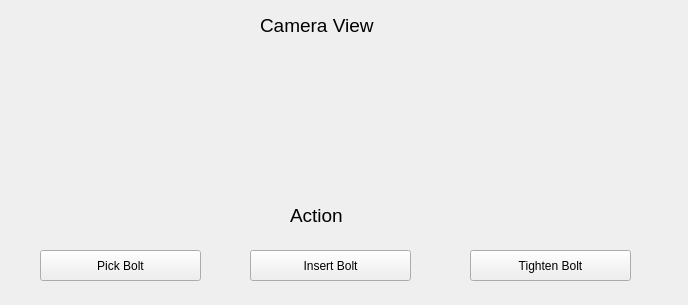
<?xml version="1.0" encoding="UTF-8"?>
<ui version="4.0">
 <class>Operator</class>
 <widget class="QWidget" name="Operator">
  <property name="geometry">
   <rect>
    <x>0</x>
    <y>0</y>
    <width>688</width>
    <height>305</height>
   </rect>
  </property>
  <property name="windowTitle">
   <string>Operator</string>
  </property>
  <widget class="QLabel" name="label">
   <property name="geometry">
    <rect>
     <x>260</x>
     <y>10</y>
     <width>131</width>
     <height>31</height>
    </rect>
   </property>
   <property name="font">
    <font>
     <pointsize>14</pointsize>
    </font>
   </property>
   <property name="text">
    <string>Camera View</string>
   </property>
  </widget>
  <widget class="QLabel" name="label_2">
   <property name="geometry">
    <rect>
     <x>290</x>
     <y>200</y>
     <width>61</width>
     <height>31</height>
    </rect>
   </property>
   <property name="font">
    <font>
     <pointsize>14</pointsize>
    </font>
   </property>
   <property name="text">
    <string>Action</string>
   </property>
  </widget>
  <widget class="QPushButton" name="pushButton">
   <property name="geometry">
    <rect>
     <x>250</x>
     <y>250</y>
     <width>161</width>
     <height>31</height>
    </rect>
   </property>
   <property name="text">
    <string>Insert Bolt</string>
   </property>
  </widget>
  <widget class="QPushButton" name="pushButton_2">
   <property name="geometry">
    <rect>
     <x>470</x>
     <y>250</y>
     <width>161</width>
     <height>31</height>
    </rect>
   </property>
   <property name="text">
    <string>Tighten Bolt</string>
   </property>
  </widget>
  <widget class="QPushButton" name="pushButton_3">
   <property name="geometry">
    <rect>
     <x>40</x>
     <y>250</y>
     <width>161</width>
     <height>31</height>
    </rect>
   </property>
   <property name="text">
    <string>Pick Bolt</string>
   </property>
  </widget>
 </widget>
 <resources/>
 <connections/>
</ui>
